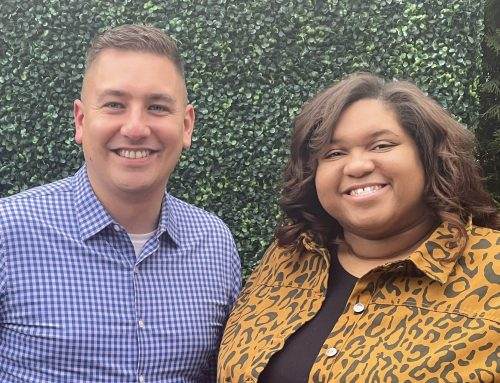
#> input picture couple.jpg, 500 x 383 px, found by its file name
$ python detect_crop_save_faces.py
#> lines starting #> are read from the running program, lines starting #| are printed output that depends on the picture; after the words box and inside, x2 and y2 are one past the last pixel; in counts of white or black regions, pixels touching at a corner belong together
import cv2
img = cv2.imread("/home/iykenny/Desktop/faceDetection/couple.jpg")
#> img is the input picture: shape (383, 500, 3); mean B, G, R 113.7, 118.3, 130.1

image_gray = cv2.cvtColor(img, cv2.COLOR_BGR2GRAY)
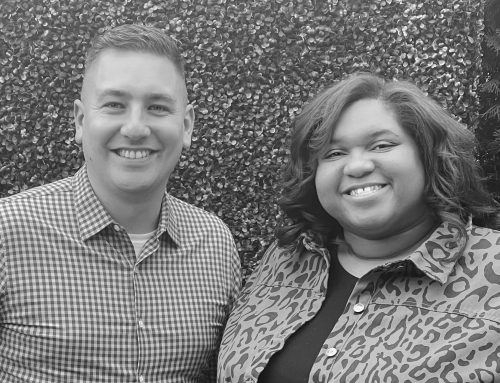
#> image_gray: shape (383, 500); min 7, max 255, mean 121.3

face_cascade = cv2.CascadeClassifier("/home/iykenny/Downloads/haarcascade_frontalface_alt.xml")

detected_faces = face_cascade.detectMultiScale(image_gray, 1.1, 4)
#> detected_faces = [[304, 100, 118, 118], [74, 56, 123, 123]]
print('Number of detected faces:', len(detected_faces))
#| Number of detected faces: 2

if len(detected_faces) > 0:
    for i, (x, y, w, h) in enumerate(detected_faces):
        # To draw a rectangle in a face
        cv2.rectangle(img, (x, y), (x + w, y + h), (255, 0, 255), 2)
        face = img[y:y + h, x:x + w]
        cv2.imshow(f"Face {i}", face)
        cv2.imwrite(f'face{i}.jpg', face)
        print(f"face{i}.jpg is saved")
#> this loop made 2 passes
#| face0.jpg is saved
#| face1.jpg is saved
#> pass 1, `face = img[y:y + h, x:x + w]`:
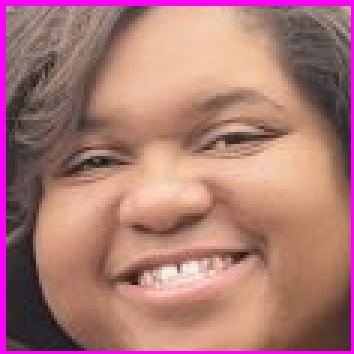
#> face: shape (118, 118, 3) (shown 3 times larger); mean B, G, R 117.2, 121.1, 171.8
#> pass 2, `face = img[y:y + h, x:x + w]`:
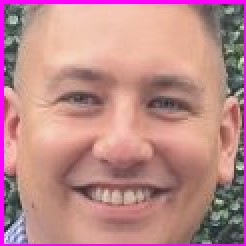
#> face: shape (123, 123, 3) (shown 2 times larger); mean B, G, R 137.6, 137.6, 189.1
#> after the loop:
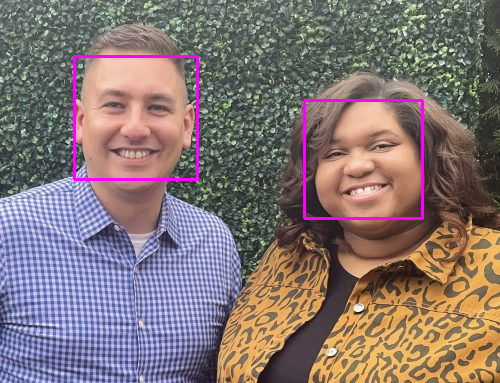
#> img: shape (383, 500, 3); 1.51% of pixels changed, all inside (x1, y1, x2, y2) = (73, 55, 424, 220)

cv2.imshow("Picture", img)
cv2.waitKey(0)
cv2.destroyAllWindows()
